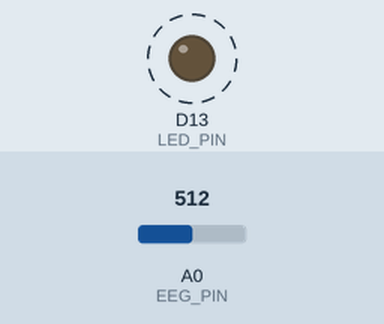
This sketch was run on a simulated Arduino Uno R4 Minima. Shown: output pins drawn as LEDs (lit = HIGH). Dashed ring = blinking. The test bench sets the inputs (shaded band); at power-on: A0 (EEG_PIN) = 512 (analog values on the 0–1023 scale). What the sketch prints to the serial monitor is not drawn.

Above: at 0.5 s.
Timing chart, 0 to 4.6 s (numbered marks = the images above):
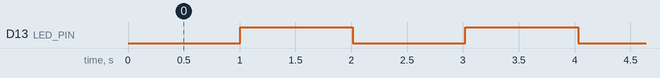

The sketch:

eeg_stream.ino
```cpp
/*
 * BCI Assistive Control — EEG Streaming Firmware
 * Group No. 7 | Upside Down Labs BioAmp EXG Pill
 *
 * Streams analog EEG data from BioAmp EXG Pill at 250 Hz
 * over USB serial at 115200 baud.
 *
 * Wiring:
 *   BioAmp EXG Pill VCC  → Arduino 5V (or 3.3V)
 *   BioAmp EXG Pill GND  → Arduino GND
 *   BioAmp EXG Pill OUT  → Arduino A0
 *   Electrode IN+         → Scalp electrode
 *   Electrode IN-         → Reference (earlobe)
 *   Electrode GND         → Ground (other earlobe / Fpz)
 *
 * Protocol:
 *   Each line: single integer (0–1023), 10-bit ADC value
 *   Timestamp maintained via busy-wait loop for precise 250 Hz
 */

const int EEG_PIN     = A0;      // Analog input pin
const int SAMPLE_RATE = 250;     // Sampling rate in Hz
const long DELAY_US   = 1000000L / SAMPLE_RATE;  // Microseconds per sample
const long BAUD_RATE  = 115200;  // Serial baud rate

// Optional: LED blink to indicate streaming is active
const int LED_PIN     = 13;
unsigned long sampleCount = 0;

void setup() {
  Serial.begin(BAUD_RATE);

  // Default ADC resolution is 10-bit (0-1023) to remain compatible with data processing scripts
  // ARDUINO R4 OPTIMIZATION: Do not use analogReference(EXTERNAL) here
  analogReadResolution(10);

  pinMode(LED_PIN, OUTPUT);
  digitalWrite(LED_PIN, LOW);

  // Wait for serial connection
  while (!Serial) {
    ; // Wait for USB serial port to connect (needed for Leonardo/Micro)
  }

  // Send header to identify firmware
  Serial.println("# BCI EEG Stream v1.0");
  Serial.println("# Sample Rate: 250 Hz");
  Serial.println("# Format: <adc_value>");
  Serial.println("# START");
}

void loop() {
  unsigned long t_start = micros();

  // Read 10-bit ADC value (0–1023)
  int val = analogRead(EEG_PIN);

  // Send over serial
  Serial.println(val);

  // Toggle LED every second to show activity
  sampleCount++;
  if (sampleCount % SAMPLE_RATE == 0) {
    digitalWrite(LED_PIN, !digitalRead(LED_PIN));
  }

  // Busy-wait for precise timing (maintains exact 250 Hz)
  while (micros() - t_start < DELAY_US) {
    // Tight loop — ensures consistent sample rate
  }
}
```

Measured:
- by itself, D13 (LED_PIN): alternates HIGH for 1.0 s and LOW for 1.0 s
